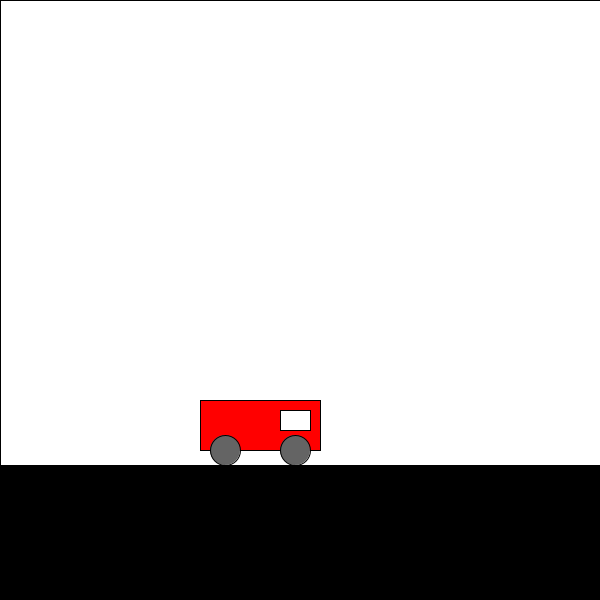
Frame 1 (no input)
Frame 60 (the mouse pressed at the canvas centre just before this capture): identical to frame 1, image omitted
Frame 120 (the mouse held since frame 60 and released just before this capture): identical to frame 1, image omitted

The Processing sketch that drew this single still picture (run headless with seeded random() and noise(); from frame 60 on, the mouse is pressed at the canvas centre):

// Processing sketch: carClassExample
// ── carClassExample.pde
Car myCar;
int road_x = 0;
int road_y = 465;

void setup(){
  size(600,600);
  myCar = new Car();
  drawBackground();
  myCar.display();
}

void draw(){
  
}

void drawBackground(){
  fill(255);
  rect(0,0,width,height);
  fill(0);
  rect(road_x,road_y,width,height-road_y);
}

void keyPressed(){
  if(keyCode==RIGHT){
    drawBackground();
    myCar.driveCar();
  }
  if(keyCode==LEFT){
    drawBackground();
    myCar.reverseCar();
  }
}
// ── car_class.pde
class Car{
  
  // fields
  int w;
  int h;
  color c;
  int wheel_size;
  int x;
  int y;
  
  // constructor
  Car(){
    w = 120;
    h = 50;
    c = color(255,0,0);
    wheel_size = 30;
    x = 200;  // needed to position car on screen
    y = 400;
  }
  
  void display(){
    fill(c);
    rect(x,y,w,h);
    fill(255);
    rect(x+80,y+10,30,20);
    fill(100);
    ellipse(x+25,y+h,wheel_size,wheel_size);
    ellipse(x+95,y+h,wheel_size,wheel_size);
  }
  
  // move to right
  void driveCar(){
    x = x + 5;
    display();
  }
  
  // move to left
  void reverseCar(){
    x = x - 5;
    display();
  }
}
